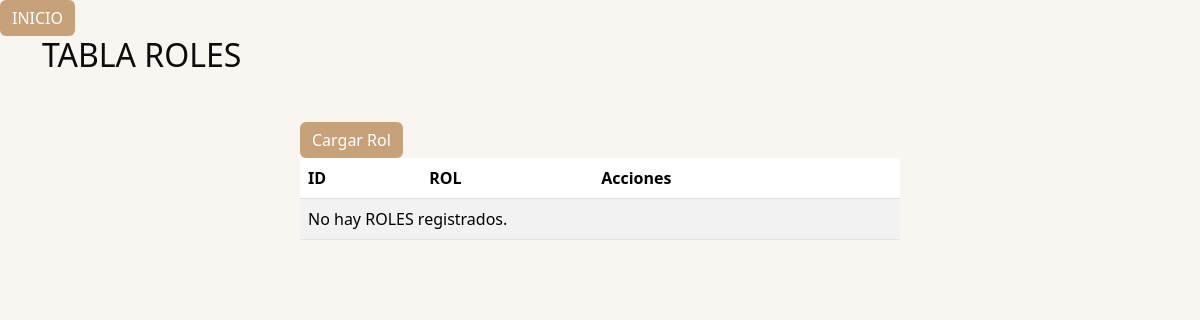
The app's page /admin/PHP/tablas/roles.php, older data.
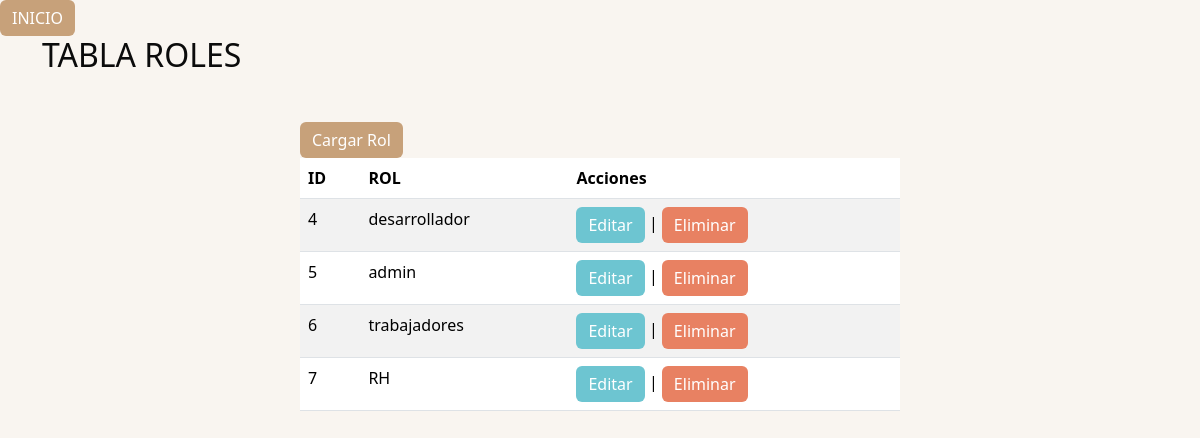
The same page, newer data.
### tables this page shows
CREATE TABLE `roles` (
  `ID` int(11) NOT NULL,
  `Tp_user` varchar(255) DEFAULT NULL
);

### admin/PHP/tablas/roles.php (the view, shortened to what this page needs)
<!DOCTYPE html>
<html lang="en">
<head>
    <link href="https://cdn.jsdelivr.net/npm/bootstrap@5.3.3/dist/css/bootstrap.min.css" rel="stylesheet">
    <link rel="stylesheet" href="../../css/admin.css">
</head>
<body>
<a class="btn btn-success" href="../index.php">INICIO</a>
    <div class="content">
        <div class="container">
            <h2 class="mb-5">TABLA ROLES</h2>
            <div class="table-responsive">
                <a href="../crear_php/roles.php" class="btn btn-success">Cargar Rol</a>
                <table class="table table-striped custom-table">
                    <thead>
                        <tr>
                            <th scope="col">ID</th>
                            <th scope="col">ROL</th>
                            <th scope="col">Acciones</th>
                        </tr>
                    </thead>
                    <tbody class="tbody">
                        <?php
                        include '../../../conexion/db.php';
                        $conn = new mysqli($servername, $username, $password, $dbname);
                        $sql = "SELECT * FROM roles";
                        $result = $conn->query($sql);
                        if ($result->num_rows > 0) {
                            while ($row = $result->fetch_assoc()) {
                                echo "<tr>";
                                echo "<td>" . $row['ID'] . "</td>";
                                echo "<td>" . $row['Tp_user'] . "</td>";
                                echo "<td><a  class='btn btn-primary' href='../editar_php/editar_roles.php?id=" . $row['ID'] . "'>Editar</a> | <a   class='btn btn-warning' href='../eliminar_php/eliminar_rol.php?id=" . $row['ID'] . "'>Eliminar</a></td>";
                                echo "</tr>";
                            }
                        } else {
                            echo "<tr><td colspan='4'>No hay ROLES registrados.</td></tr>";
                        }
                        ?>
                    </tbody>
                </table>
            </div>
        </div>
    </div>
</body>
</html>

Row changes from the older to the newer data that the page shows:
added roles: ID "4", Tp_user "desarrollador"
added roles: ID "5", Tp_user "admin"
added roles: ID "6", Tp_user "trabajadores"
added roles: ID "7", Tp_user "RH"
Text that changed along with them:
text no longer shown: "No hay ROLES registrados."
